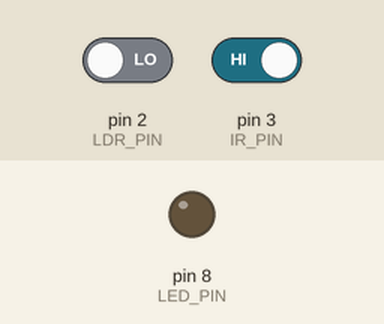
Simulated run of this sketch. Board: Arduino Uno, built with avr-gcc and run on an emulated ATmega328P. Parts: output pins drawn as LEDs (lit = HIGH). The inputs (shaded band) are chosen by the test bench; at power-on: pin 2 (LDR_PIN) LOW, pin 3 (IR_PIN) HIGH. What the sketch prints to the serial monitor is not drawn.

Above: at 1.2 s.
1.3 s: pin 2 (LDR_PIN) driven HIGH and pin 3 (IR_PIN) driven LOW
At 2.5 s:
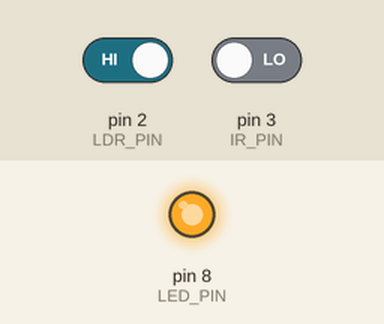
2.9 s: pin 2 (LDR_PIN) driven LOW
At 3.9 s:
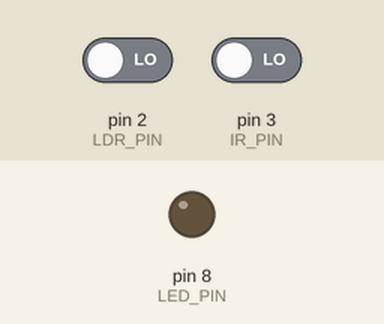
4.5 s: pin 2 (LDR_PIN) driven HIGH
At 5.2 s:
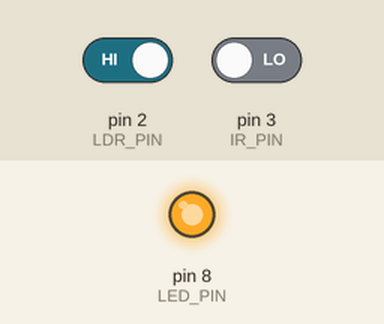
Timing chart, 0 to 7.5 s (numbered marks = the images above; inputs shaded):
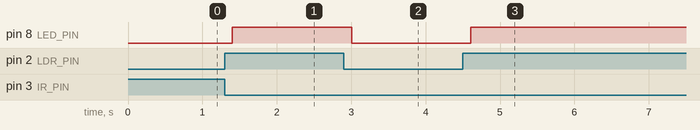

The sketch:

smart-street-light.ino
```cpp
const int LDR_PIN = 2;   // LDR module DO
const int IR_PIN  = 3;   // IR sensor OUT
const int LED_PIN = 8;   // plain digital pin → LEDs

void setup() {
  pinMode(LDR_PIN, INPUT);
  pinMode(IR_PIN, INPUT);
  pinMode(LED_PIN, OUTPUT);
  Serial.begin(9600);
}

void loop() {
  int ldrState = digitalRead(LDR_PIN);
  int irState  = digitalRead(IR_PIN);

  Serial.print("LDR: "); Serial.print(ldrState);
  Serial.print("  IR: "); Serial.print(irState);

  if (ldrState == HIGH && irState == LOW) {
    Serial.println("  → LED should be ON");
    digitalWrite(LED_PIN, HIGH);
  } else {
    Serial.println("  → LED OFF");
    digitalWrite(LED_PIN, LOW);
  }

  delay(200);
}
```

Measured:
- after the input at 1.3 s, pin 8 (LED_PIN): LOW → HIGH after 0.10 s
- after the input at 2.9 s, pin 8 (LED_PIN): HIGH → LOW after 0.11 s
- after the input at 4.5 s, pin 8 (LED_PIN): LOW → HIGH after 0.11 s
